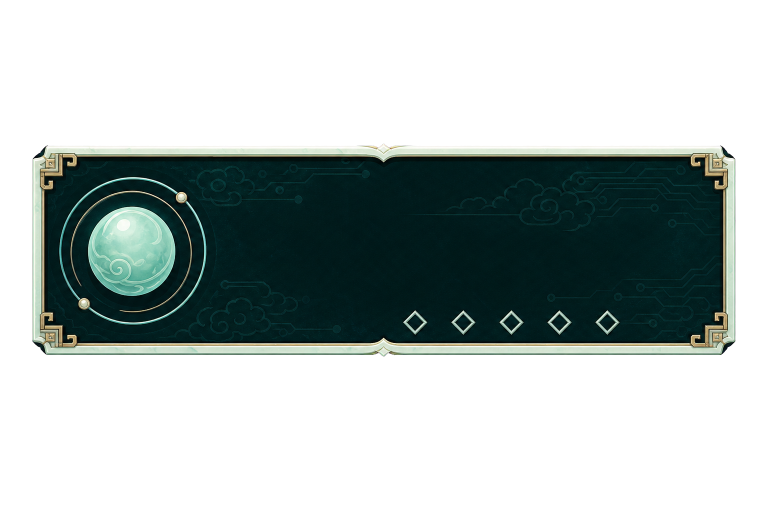
#> input picture ArtSource/GeneratedAssets/CultivationUI_master_v1_transparent.png, 1536 x 1024 px (shown at 1/2 size)
$ python clean_cultivation_panel.py
#> lines starting #> are read from the running program, lines starting #| are printed output that depends on the picture; after the words box and inside, x2 and y2 are one past the last pixel; in counts of white or black regions, pixels touching at a corner belong together
"""Remove the five legacy realm placeholders baked into the cultivation UI.

The old panel contained five bright diamond placeholders.  The runtime used
dark rectangles to hide them before drawing the real realm emblems, which left
visible boxes and overlapped the lower frame at larger realm sizes.  Rebuild a
clean background by interpolating the untouched pixels on both sides of each
placeholder, then keep the clean master as the reproducible source asset.
"""

from pathlib import Path

import numpy as np
from PIL import Image


ROOT = Path(__file__).resolve().parents[1]
SOURCE = ROOT / "ArtSource/GeneratedAssets/CultivationUI_master_v1_transparent.png"
CLEAN_MASTER = ROOT / "ArtSource/GeneratedAssets/CultivationUI_master_v2_clean.png"
GAME_PANEL = ROOT / "Content/Textures/Yunjianzi/UI/CultivationPanel.png"


def remove_placeholder(array: np.ndarray, center_x: int) -> None:
    x0, x1 = center_x - 16, center_x + 16
    y0, y1 = 184, 217
    for y in range(y0, y1 + 1):
        left = array[y, x0 - 1].astype(np.float32)
        right = array[y, x1 + 1].astype(np.float32)
        width = x1 - x0 + 1
        for offset, x in enumerate(range(x0, x1 + 1), start=1):
            blend = offset / (width + 1)
            array[y, x] = np.rint(left * (1.0 - blend) + right * blend).astype(np.uint8)


def main() -> None:
    source = Image.open(SOURCE).convert("RGBA")
#> source is the input picture: PIL image 1536x1024 RGBA; mean R, G, B, A 14.7, 24, 22.5, 95
    bounds = source.getchannel("A").getbbox()
#> bounds = (64, 287, 1472, 714)
    if bounds is None:
        raise RuntimeError("Cultivation panel source contains no visible pixels")
    panel = source.crop(bounds).resize((750, 240), Image.Resampling.LANCZOS)
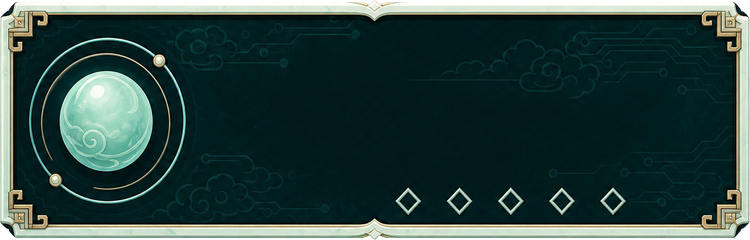
#> panel: PIL image 750x240 RGBA; mean R, G, B, A 40.6, 65.3, 61.3, 248.5; transparent parts drawn white
    pixels = np.asarray(panel).copy()
    for center in (408, 459, 510, 562, 613):
        remove_placeholder(pixels, center)
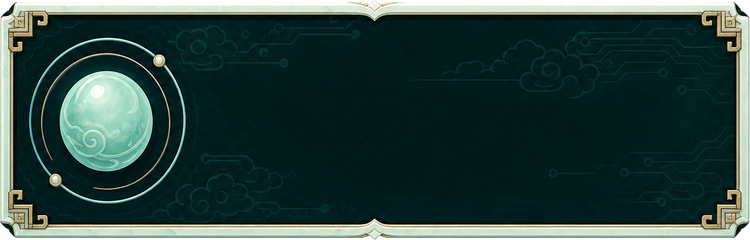
#> pixels: shape (240, 750, 4); 3.06% of pixels changed, all inside (x1, y1, x2, y2) = (392, 184, 630, 218); transparent parts drawn white
    cleaned = Image.fromarray(pixels, "RGBA")
    cleaned.save(CLEAN_MASTER, optimize=True)
    cleaned.save(GAME_PANEL, optimize=True)
    print(CLEAN_MASTER)
    print(GAME_PANEL)


if __name__ == "__main__":
    main()
